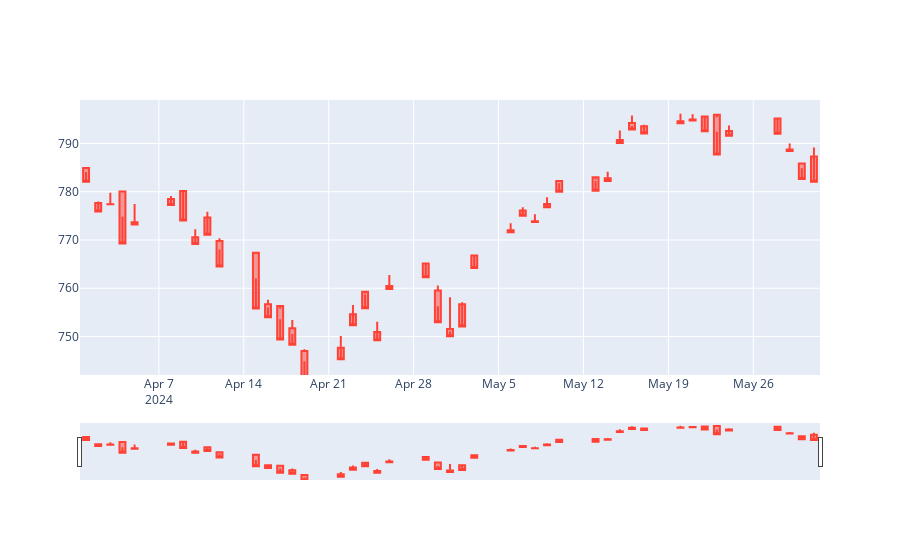

The notebook cell this image was saved under:
### Code cell
fig = go.Figure()
fig.add_trace(go.Candlestick(
    x = stocks_flot.Date, open = stocks_flot.mid_o, high=stocks_flot.mid_h, low = stocks_flot.mid_l, close = stocks_flot.mid_c
))
fig.show()
